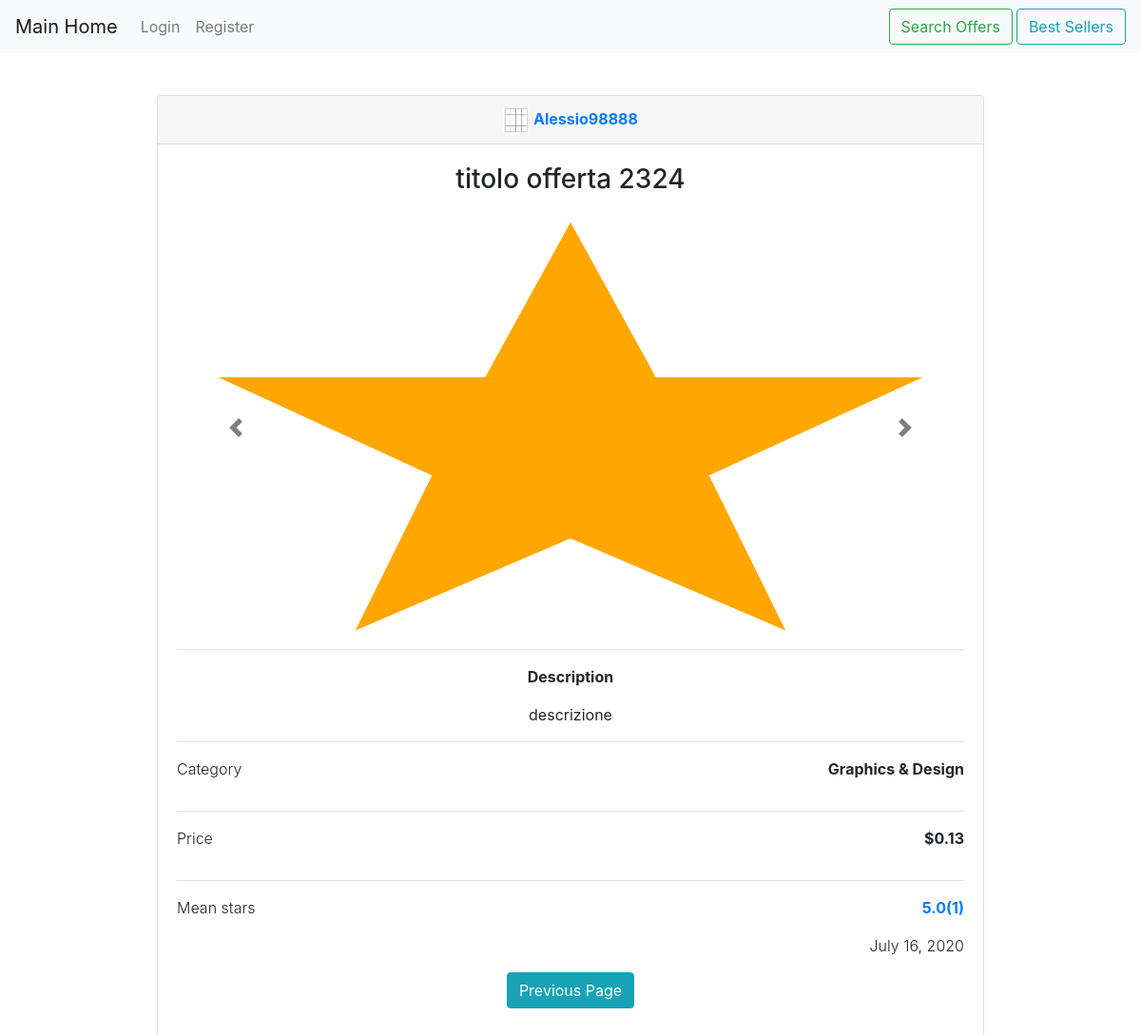
The app's page /posts/offer/detail/15 with its own data.
### posts/models.py (models this page shows, shortened)
class Post(models.Model):
    title = models.CharField(max_length=75)
    description = models.TextField(default="", blank=True, null=True)
    price = models.DecimalField(decimal_places=2, max_digits=12, validators=[MinValueValidator(Decimal('0.01'))])
    currency = models.ForeignKey(Currency, default=1, on_delete=models.PROTECT)
    date = models.DateField(auto_now=True)
    class Meta:
        abstract = True

class Offer(Post):
    user = models.ForeignKey(MyUser, null=True, blank=True, default=None, on_delete=models.PROTECT,
                             related_name='offers')
    deleted_but_visible_home = models.BooleanField(default=False, blank=True)
    category = models.ForeignKey(Category, default=1, on_delete=models.PROTECT, related_name="offers")
    @property
    def mean_stars_review(self):
        return self.reviews.all().aggregate(Avg('stars'))['stars__avg']
    @property
    def review_count(self):
        review_list = self.reviews.order_by("-stars")
        return review_list.count()

class OfferImage(models.Model):
    offer = models.ForeignKey(Offer, on_delete=models.CASCADE, related_name='images')
    photo = models.ImageField(default=None, null=True, blank=True, upload_to="offers_photos")

class Category(models.Model):
    name = models.CharField(max_length=50, unique=True)
    description = models.CharField(max_length=254, null=True, blank=True)
    def __str__(self):
        return f"{self.name}"
    class Meta:
        verbose_name_plural = "Categories"

class Currency(models.Model):
    symbol = models.CharField(max_length=1, unique=True)
    name = models.CharField(max_length=50)
    def __str__(self):
        return f"{self.symbol}"
    class Meta:
        verbose_name_plural = "Currencies"

### user_management/models.py (models this page shows, shortened)
class MyUser(AbstractUser):
    username = models.CharField(max_length=50, unique=True)
    email = models.EmailField(max_length=254, unique=True)
    birth_date = models.DateField(default=None, null=True, blank=True, help_text="Please use the following format: <em>YYYY-MM-DD</em>.")
    photo = models.ImageField(default=None, null=True, blank=True, upload_to="profile_photos")
    description = models.TextField(default="", blank=True, null=True)
    languages = models.ManyToManyField(LanguageProficiency, blank=True)
    skills = models.ManyToManyField(Skill, blank=True)
    education = models.ManyToManyField(Education, blank=True)
    certifications = models.ManyToManyField(Certification, blank=True)
    USERNAME_FIELD = "username"
    EMAIL_FIELD = "email"
    REQUIRED_FIELDS = ["email"]
    def __str__(self):
        return self.username
    class Meta:
        verbose_name = "User"

### posts/views.py (the view)
# urls.py: path("offer/detail/<int:pk>", views.OfferDetail.as_view(), name="offer-detail"),
class OfferDetail(DetailView):
    model = Offer
    template_name = "posts/offer/detail.html"

### posts/templates/posts/offer/detail.html
{%  extends "base.html" %}
{% block centered_central_content %}
    {% include "posts/offer/card.html" with offer=object userObject=None detail=True main_home=False%}
{% endblock %}

### posts/templates/posts/offer/card.html (shortened to what this page needs)
{% load static %}
{% load bought_count %}
{% load has_reviewed %}
    <div class="card  {% if offer.deleted_but_visible_home %} bg-secondary text-white {% endif %}text-center mt-3 "  >
    {% if detail %}
        <div class="card-header">
            {% if offer.user.photo and offer.user.photo.name != "False"%}
                <img src="{{ offer.user.photo.url}}"  style="height: 1.55em" alt="...">
            {% else %}
                <img src="{% static "img/default-non-user-no-photo.jpg" %}"  style="height: 1.55em" alt="...">
            {% endif %}
            <a href="{% url "user_management:home" offer.user.pk %}"><strong>{{ offer.user }}</strong></a>
        </div>
    {% endif %}
    <div class="card-body " >
        <h3 class="card-title">{{ offer.title }} </h3>
        <div id="carouselExampleIndicators{{ offer.pk }}" class="carousel slide" data-ride="carousel" data-interval="false">
          <div class="carousel-inner">
              {% for image in offer.images.all %}
                  {% if forloop.counter == 1 %}
                    <div class="carousel-item active">
                        <div class="embed-responsive embed-responsive-16by9">
                            {% if user.is_authenticated and userObject.pk == user.pk %}
                                <a href="{% url "posts:offer-update-photos" userObject.pk offer.pk %}" data-toggle="tooltip" data-placement="bottom" title="Change photos"> <img src="{{ image.photo.url}}" class="card-img-top embed-responsive-item " alt="..."></a>
                            {% else %}
                                <img src="{{ image.photo.url}}" class="card-img-top embed-responsive-item" alt="...">
                            {% endif %}
                         </div>
                    </div>
                  {% endif %}
            {% endfor %}
          </div>
          {% if offer.images.all|length > 1 %}
              <a class="carousel-control-prev" href="#carouselExampleIndicators{{ offer.pk }}" role="button" data-slide="prev">
                <span class="carousel-control-prev-icon" aria-hidden="true"></span>
              </a>
              <a class="carousel-control-next" href="#carouselExampleIndicators{{ offer.pk }}" role="button" data-slide="next">
                <span class="carousel-control-next-icon" aria-hidden="true"></span>
              </a>
        {% endif %}
        </div>
        <p class="card-text border-top">
            <p><strong>Description</strong></p>
            {% if detail == True or user_home == True %}
                {{ offer.description }}
            {% else %}
                {% if offer.description|length < 70 %}
                    {{ offer.description }}
                {% else %}
                    {{ offer.description|slice:":70" }}...
                {% endif %}
             {% endif %}
            <div class="d-flex justify-content-between border-top mt-3 pt-3">
                <p class="font-weight-light">Category</p>
                <p class="font-weight-bold">{{ offer.category }}</p>
            </div>
            <div class="d-flex justify-content-between border-top mt-3 pt-3">
                <p class="font-weight-light">Price</p>
                <p class="font-weight-bold">{{ offer.currency }}{{ offer.price }}</p>
            </div>
            <div class="d-flex justify-content-between border-top mt-3 pt-3">
                <p class="font-weight-light">Mean stars</p>
            <p class="font-weight-bold">
                {% if offer.mean_stars_review == None %}
                    No reviews
                {% else %}
                    <a href="{% url 'posts:offer-review-list' offer.pk %}">{{ offer.mean_stars_review|floatformat:1 }}({{ offer.review_count }})</a>
                {% endif %}
            </p>
            </div>
             <div class="d-flex justify-content-between">
                <p class="font-weight-light">{{ offer.date }}</p>
            </div>
            {% if detail %}
                <input class="btn btn-info"type=button value="Previous Page" onClick="javascript:history.go(-1);">
            {% endif %}
        </p>
    </div>
</div>

### static/css/image_slider.css (style rules this page uses)
.carousel-control-next, .carousel-control-prev { filter: invert(100%); }

### records on screen
Offer: user.photo (picture), user "Alessio98888", title "titolo offerta 2324", description "descrizione", category "Graphics & Design", currency "$", price "0.13", mean_stars_review "5.0", review_count "1", date "July 16, 2020"
OfferImage: photo (picture)
